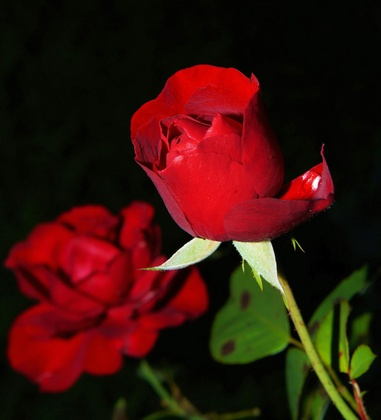
%> input picture Histogram_Equalisation/Images/rose.jpg, 381 x 420 px, shrunk from 3144 x 3466 before the run
$ octave histogram_equalisation.m   (GNU Octave 9; MATLAB toolbox functions it lacks are replaced by stand-ins)
%> lines starting %> are read from the running program, lines starting %| are printed output that depends on the picture
% Created on 22/01/25
% Created by Aryan Agarwal, BT22ECE117

clc;
clear all;
close all;

% Prompt user to select an image file
[file, path] = uigetfile('Images/.jpg', 'Select Image');
%> the answer given: Images/rose.jpg
if isequal(file, 0)
    disp('No file selected. Exiting...');
    return;
end

% Reading the file using the filePath
filePath = fullfile(path, file);
img = imread(filePath);
%> img is the input picture: size 420x381x3 uint8; mean R, G, B 58.1, 19.5, 11.4

% Convert the image to grayscale if it is in RGB format
if size(img, 3) == 3
    grayImg = rgb2gray(img);
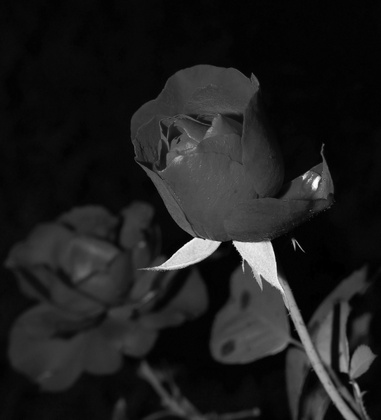
%> grayImg: size 420x381 uint8; min 0, max 254, mean 30.1
else
    grayImg = img;
end

% Get the dimensions of the grayscale image
[rows, cols] = size(grayImg);
%> rows = 420; cols = 381

% Compute the histogram for the grayscale image
histOrig = zeros(256, 1);
for r = 1:rows
    for c = 1:cols
        pixel = grayImg(r, c);
        histOrig(pixel + 1) = histOrig(pixel + 1) + 1;
    end
end
%> after the loop, histOrig = 256 values, max 16078 at index 5, min 0 at index 256, mean 625.1

% Normalize the histogram to calculate the PDF (Probability Density Function)
pdfOrig = histOrig / (rows * cols);
%> pdfOrig = 256 values, max 0.1 at index 5, min 0 at index 256, mean 0.00391

% Compute the CDF (Cumulative Distribution Function) for the grayscale image
cdfOrig = cumsum(pdfOrig);
%> cdfOrig = 256 values from 0.00282 to 1

% Map the pixel intensities based on the equalized CDF
map = round(cdfOrig * 255);
%> map = 256 values from 1 to 255

% Create the histogram-equalized image
equalizedImg = zeros(size(grayImg));
for r = 1:rows
    for c = 1:cols
        equalizedImg(r, c) = map(grayImg(r, c) + 1);
    end
end
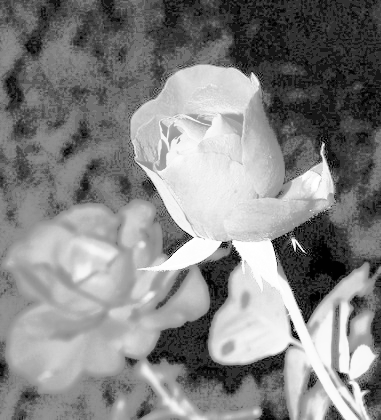
%> equalizedImg: size 420x381 double; min 1, max 255, mean 132.5

equalizedImg = uint8(equalizedImg); % Convert to uint8 for display
%> equalizedImg: size 420x381 uint8

% Compute the histogram for the equalized image
histEq = zeros(256, 1); % Initialize the histogram array
for r = 1:rows
    for c = 1:cols
        pixel = equalizedImg(r, c);
        histEq(pixel + 1) = histEq(pixel + 1) + 1;
    end
end
%> after the loop, histEq = 256 values, max 16078 at index 49, min 0 at index 1, mean 625.1

% Normalize the histogram to calculate the PDF for the equalized image
pdfEq = histEq / (rows * cols);
%> pdfEq = 256 values, max 0.1 at index 49, min 0 at index 1, mean 0.00391

% Compute the CDF for the equalized image
cdfEq = cumsum(pdfEq);
%> cdfEq = 256 values from 0 to 1

% Display the results
figure;

% Display the original image and its histogram with CDF
subplot(2, 2, 1);
imshow(grayImg);
title('Original Grayscale Image');

subplot(2, 2, 2);
imhist(grayImg);
hold on;
plot(cdfOrig * max(histOrig), 'r', 'LineWidth', 2); % Scale CDF for visualization
legend('Histogram', 'CDF');
title('Histogram and CDF of Original Image');

% Display the equalized image and its histogram with CDF
subplot(2, 2, 3);
imshow(equalizedImg);
title('Equalized Image');

subplot(2, 2, 4);
imhist(equalizedImg);
hold on;
plot(cdfEq * max(histEq), 'r', 'LineWidth', 2); % Scale CDF for visualization
legend('Histogram', 'CDF');
title('Histogram and CDF of Equalized Image');
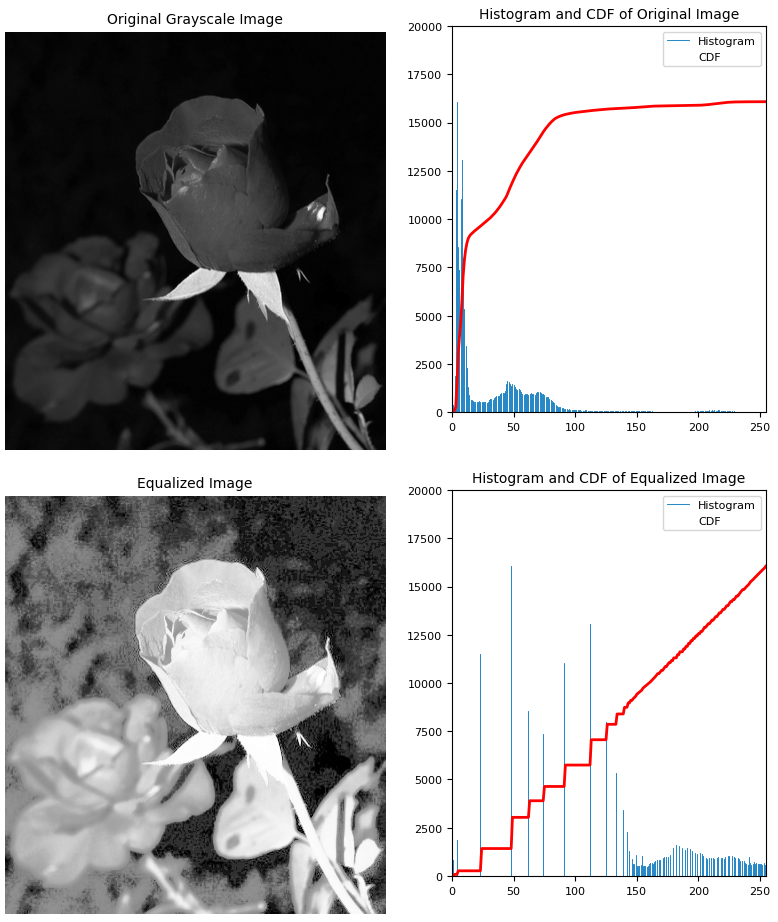
%> figure redrawn from the program's plot data, 4 panels
